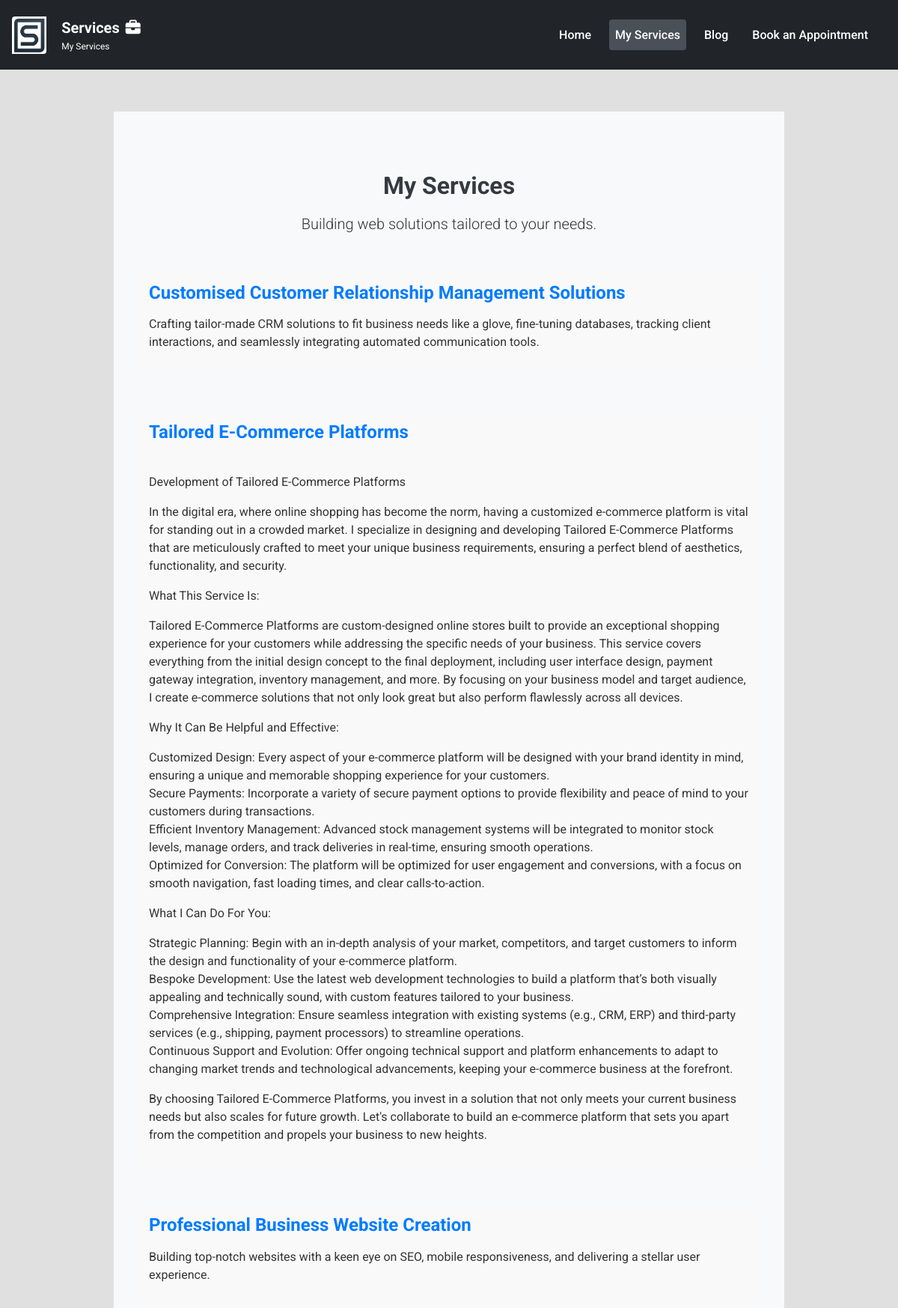
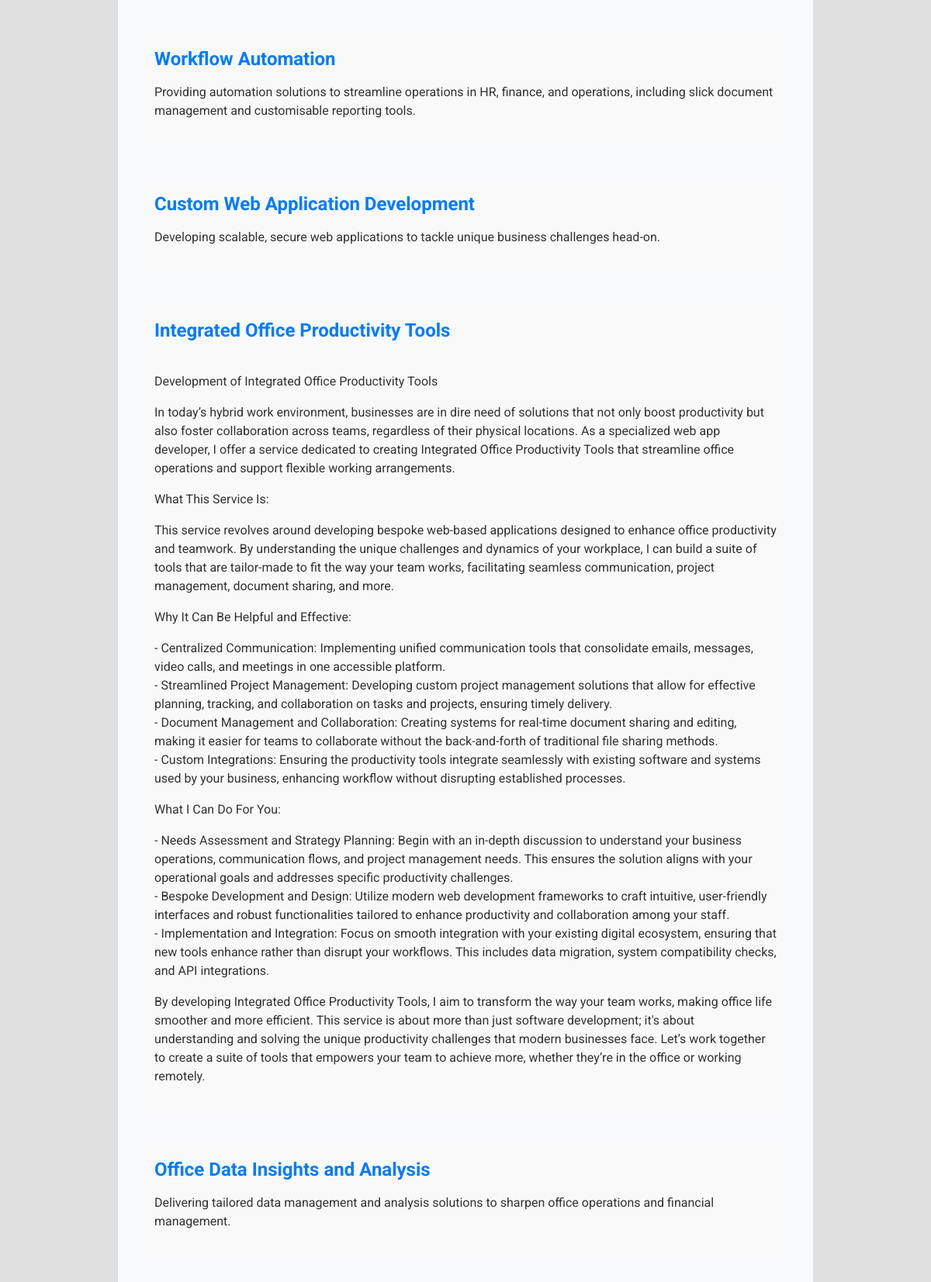
The app's page /services/services/ (upper part) with its own data (2 pictures, top to bottom).
### services/models.py (models this page shows, shortened)
class Service(models.Model):
    title = models.CharField(max_length=200)
    description = models.TextField()
    link = models.URLField(max_length=200, blank=True, null=True)

### services/views.py (the view)
# urls.py: path('services/', services_view, name='services'),
def services_view(request):
    services = Service.objects.all()
    return render(request, 'services/services.html', {'services': services})

### services/templates/services/services.html (shortened to what this page needs)
{% extends 'base.html' %}
{% block content %}
<section class="services-section py-5 bg-light">
    <div class="container">
        <header class="section-header text-center mb-5">
            <h2 class="section-title">My Services</h2>
            <p class="lead">Building web solutions tailored to your needs.</p>
        </header>
        {% for service in services %}
            <article class="service-detail mb-5">
                <h3 class="service-title mb-3">{{ service.title }}</h3>
                <div class="service-description">
                    {{ service.description|linebreaks }}
                </div>
            </article>
        {% empty %}
            <p class="text-center">I'm currently updating my services to bring you the latest and greatest. Check back soon!</p>
        {% endfor %}
    </div>
</section>
{% endblock %}

### static/css/custom.css (style rules this page uses)
* { margin: 0; padding: 0; box-sizing: border-box; }
body { font-family: 'Roboto', sans-serif; font-size: 16px; line-height: 1.6; color: #222; background-color: #e0e0e0; }
h1, h2, h3, h4, h5, h6 { margin-top: 0; margin-bottom: 0.5em; color: #343a40; font-weight: 700; }
h2 { font-size: 2em; }
h3 { font-size: 1.75em; }
p { font-size: 1rem; line-height: 1.5; color: #333; }
.container { max-width: 960px; margin: auto; padding: 2rem; }
.hero-section, .services-section, .latest-news-section, .about-section { margin-bottom: 2rem; padding: 2rem 0; background-color: #f8f9fa; }
.services-section { padding: 60px 0; background-color: #ffffff; }
.service-detail { padding: 15px; background-color: #f9f9f9; border-radius: 5px; }
.service-title { color: #007bff; font-size: 1.5rem; font-weight: 700; margin-bottom: 1rem; }
.service-description p { font-size: 1rem; line-height: 1.5; color: #333; }

### records on screen
Service: title "Customised Customer Relationship Management Solutions", description "Crafting tailor-made CRM solutions to fit business needs like a glove, fine-tuning databases, tracking client interactions, and seamlessly integrating automated communication tools."
Service: title "Tailored E-Commerce Platforms", description "Development of Tailored E-Commerce Platforms In the digital era, where online shopping has become the norm, having a customized e-commerce platform is vital for standing out in a crowded market. I specialize in designing and developing Tailored E-Commerce Platforms that are meticulously crafted to meet your unique business requirements, ensuring a perfect blend of aesthetics, functionality, and security. What This Service Is: Tailored E-Commerce Platforms are custom-designed online stores built to provide an exceptional shopping experience for your customers while addressing the specific needs of your business. This service covers everything from the initial design concept to the final…"
Service: title "Professional Business Website Creation", description "Building top-notch websites with a keen eye on SEO, mobile responsiveness, and delivering a stellar user experience."
Service: title "Workflow Automation", description "Providing automation solutions to streamline operations in HR, finance, and operations, including slick document management and customisable reporting tools."
Service: title "Custom Web Application Development", description "Developing scalable, secure web applications to tackle unique business challenges head-on."
Service: title "Integrated Office Productivity Tools", description "Development of Integrated Office Productivity Tools In today’s hybrid work environment, businesses are in dire need of solutions that not only boost productivity but also foster collaboration across teams, regardless of their physical locations. As a specialized web app developer, I offer a service dedicated to creating Integrated Office Productivity Tools that streamline office operations and support flexible working arrangements. What This Service Is: This service revolves around developing bespoke web-based applications designed to enhance office productivity and teamwork. By understanding the unique challenges and dynamics of your workplace, I can build a suite of tools that are…"
Service: title "Office Data Insights and Analysis", description "Delivering tailored data management and analysis solutions to sharpen office operations and financial management."
